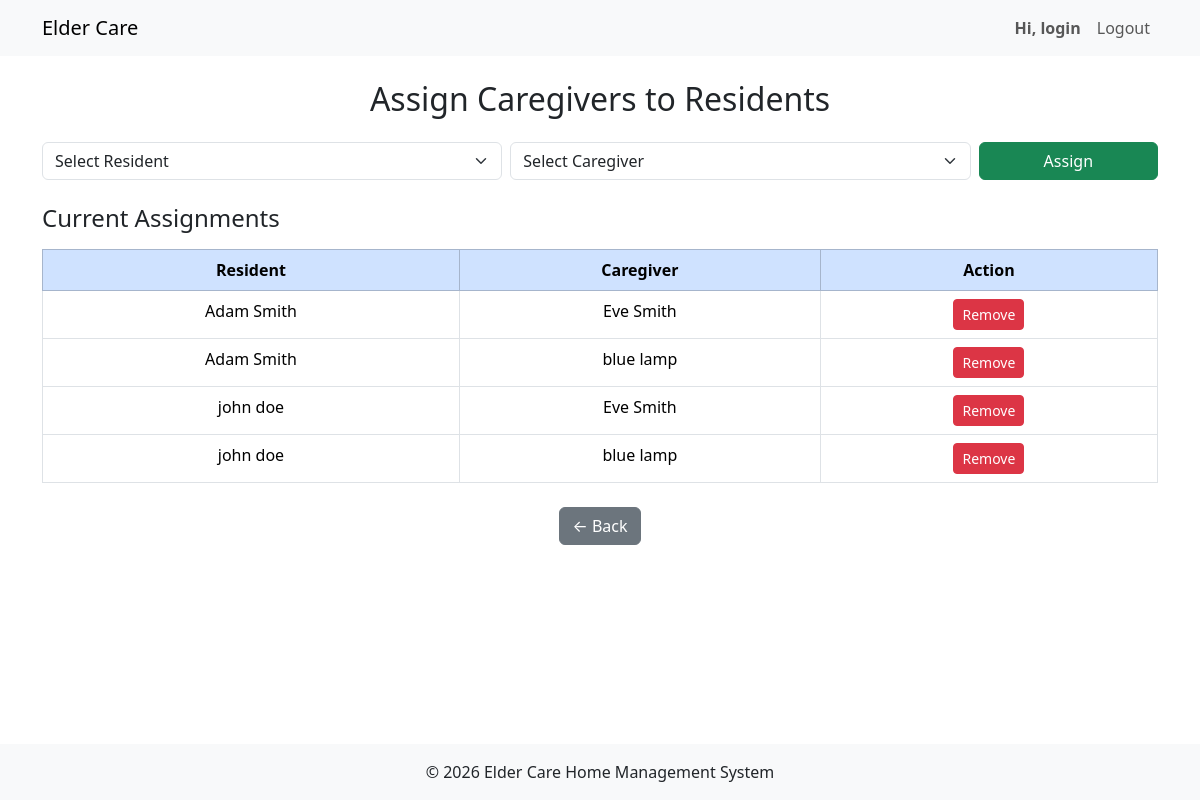
/admin/assign_caregivers.php (signed in), run on an earlier commit of the app's database.
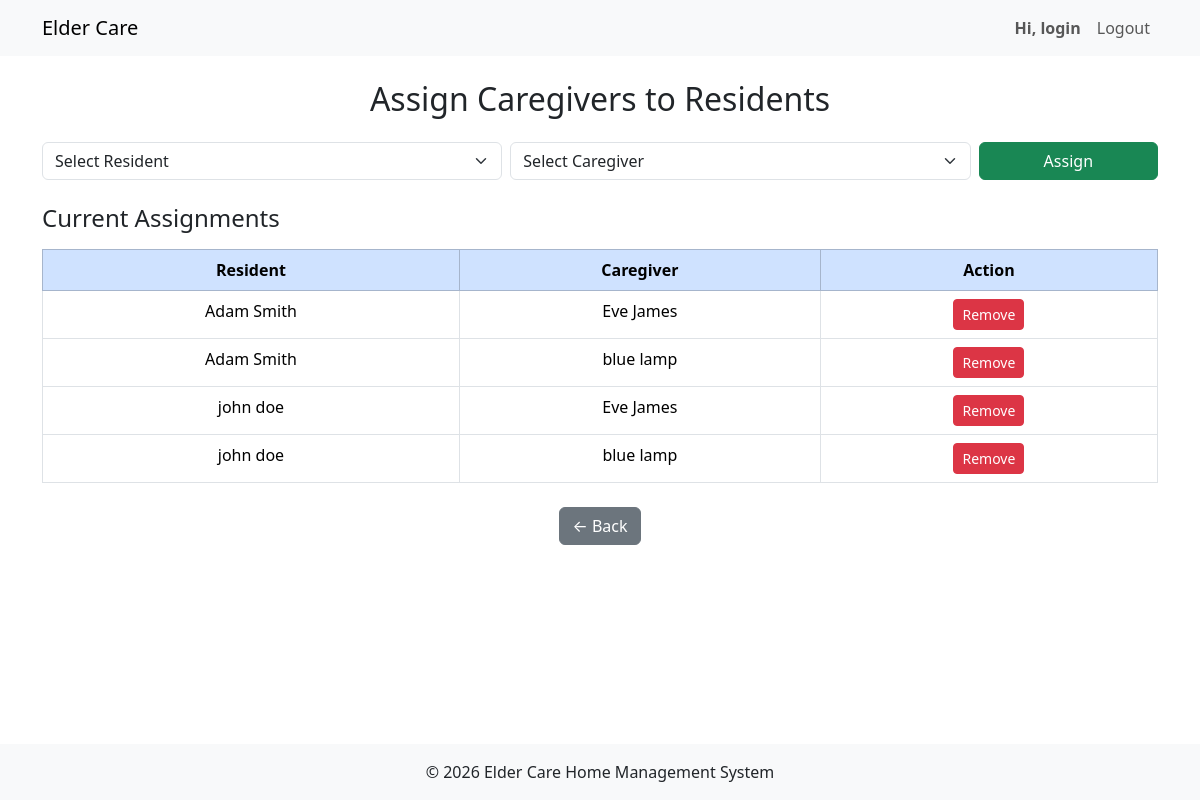
And on a later commit of the database.
### tables this page shows
CREATE TABLE `assignment` (
  `assignmentID` int(10) UNSIGNED NOT NULL,
  `residentSIN` int(10) UNSIGNED NOT NULL,
  `empID` int(10) UNSIGNED NOT NULL
);

CREATE TABLE `caregiver` (
  `empID` int(8) UNSIGNED NOT NULL,
  `user_id` int(11) NOT NULL,
  `phone` varchar(15) DEFAULT NULL,
  `fname` varchar(50) DEFAULT NULL,
  `lname` varchar(50) DEFAULT NULL,
  `profilePhoto` text DEFAULT NULL
);

CREATE TABLE `resident` (
  `residentSIN` varchar(9) NOT NULL,
  `user_id` int(11) NOT NULL,
  `DoB` date DEFAULT NULL,
  `phone` varchar(15) DEFAULT NULL,
  `profilePhoto` text DEFAULT NULL,
  `ECname` text DEFAULT NULL,
  `ECphone` varchar(15) DEFAULT NULL,
  `ECemail` text DEFAULT NULL,
  `fname` varchar(50) DEFAULT NULL,
  `lname` varchar(50) DEFAULT NULL
);

### admin/assign_caregivers.php (the view, shortened to what this page needs)
<?php
include '../includes/header.php';
$conn->prepare("
    DELETE a FROM assignment a
    JOIN resident r ON a.residentSIN = r.residentSIN
    JOIN users u ON r.user_id = u.user_id
    JOIN user_status us ON u.user_id = us.user_id
    WHERE us.status = 'suspended'
")->execute();
$conn->prepare("
    DELETE a FROM assignment a
    JOIN caregiver c ON a.empID = c.empID
    JOIN users u ON c.user_id = u.user_id
    JOIN user_status us ON u.user_id = us.user_id
    WHERE us.status = 'suspended'
")->execute();
$assignments = $conn->query("
    SELECT
        a.residentSIN,
        a.empID,
        r.fname AS r_fname,
        r.lname AS r_lname,
        c.fname AS c_fname,
        c.lname AS c_lname
    FROM assignment a
    JOIN resident r ON a.residentSIN = r.residentSIN
    JOIN caregiver c ON a.empID = c.empID
    JOIN users ur ON r.user_id = ur.user_id
    LEFT JOIN user_status usr ON ur.user_id = usr.user_id
    JOIN users uc ON c.user_id = uc.user_id
    LEFT JOIN user_status usc ON uc.user_id = usc.user_id
    WHERE COALESCE(usr.status,'active') = 'active'
      AND COALESCE(usc.status,'active') = 'active'
    ORDER BY r.fname
")->fetchAll();
?>
<div class="container py-4">
    <h2 class="mb-4 text-center">Assign Caregivers to Residents</h2>
    <form method="POST" class="row g-2 mb-4">
        <div class="col-md-5">
            <select name="residentSIN" class="form-select" required>
                <option value="">Select Resident</option>
            </select>
        </div>
        <div class="col-md-5">
            <select name="empID" class="form-select" required>
                <option value="">Select Caregiver</option>
            </select>
        </div>
        <div class="col-md-2">
            <button type="submit" name="assign" class="btn btn-success w-100">
                Assign
            </button>
        </div>
    </form>
    <h4 class="mb-3">Current Assignments</h4>
    <table class="table table-bordered text-center">
        <thead class="table-primary">
            <tr>
                <th>Resident</th>
                <th>Caregiver</th>
                <th>Action</th>
            </tr>
        </thead>
        <tbody>
        <?php if (count($assignments) === 0): ?>
            <tr><td colspan="3">No assignments yet.</td></tr>
        <?php else: ?>
            <?php foreach ($assignments as $a): ?>
            <tr>
                <td><?= htmlspecialchars($a['r_fname'].' '.$a['r_lname']) ?></td>
                <td><?= htmlspecialchars($a['c_fname'].' '.$a['c_lname']) ?></td>
                <td>
                    <form method="POST">
                        <button type="submit" name="remove" class="btn btn-danger btn-sm">
                            Remove
                        </button>
                    </form>
                </td>
            </tr>
            <?php endforeach; ?>
        <?php endif; ?>
        </tbody>
    </table>
    <div class="text-center mt-4">
        <a href="dashboard.php" class="btn btn-secondary">← Back</a>
    </div>
</div>
<?php include '../includes/footer.php'; ?>

What changed in the data, as far as the page shows it:
changed through a linked row, assignment (number 1 of 4 on the later page): empID.lname "Eve Smith" → "Eve James"
changed through a linked row, assignment (number 3 of 4 on the later page): empID.lname "Eve Smith" → "Eve James"
